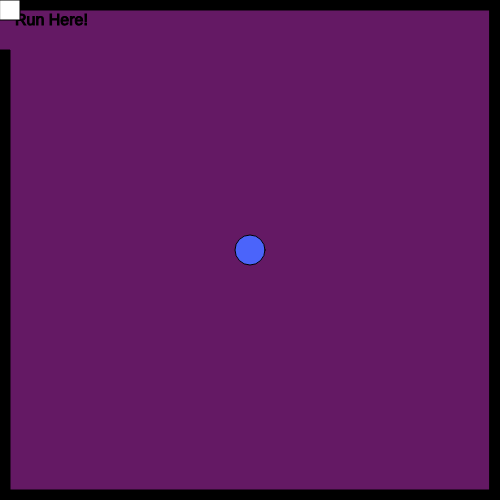
Frame 1 (no input)
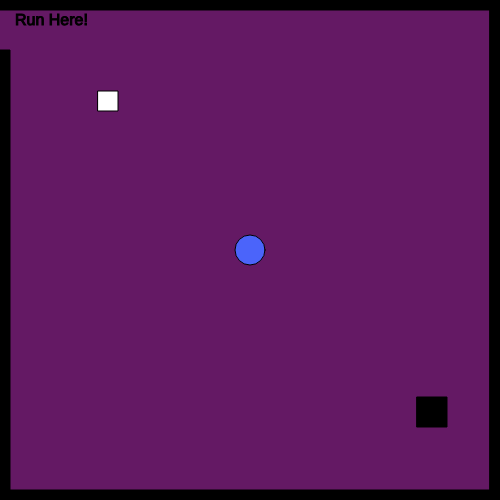
Frame 60 (no input)
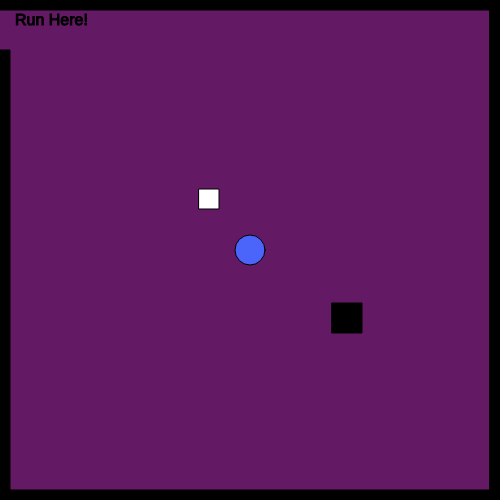
Frame 120 (the mouse pressed at the canvas centre since frame 60)

The p5.js sketch that drew these frames (run headless with seeded random() and noise() and a simulated clock; from frame 60 on, the mouse is pressed at the canvas centre):

// p5.js sketch
// ── sketch.js
// character x and y
var heroX = 100;
var heroY = 100;

// key code variables
var w = 87; 
var s = 83;
var a = 65;
var d = 68;

// enemy 1: variables
var enemyX = 0;
var enemyY = 0;
var enemyXSpeed;
var enemyYSpeed;

// enemy 2: variables
var enemy2X = 500;
var enemy2Y = 500;
var enemy2XSpeed;
var enemy2YSpeed;

// mouse click shape
var mouseShapeX;
var mouseShapeY;

function setup()
{
  createCanvas(500, 500);
    createHero(250,250);
}

function draw()
{
    background(100,25,100);
    stroke(0);
    fill(0);
    
    // call createBorders function
    createBorders(10);

    // exit message
    textSize(16);
    text("Run Here!", width - 485,height - 475)

    // createHero(250,250);
    drawHero();
    heroMovement();

    // enemy 1
    fill(255);
    square(enemyX, enemyY, 20);
  
    // enemy 2
    fill(0)
    square(enemy2X, enemy2Y, 30);

     // enemy 1: random starting speed
     enemyXSpeed = Math.floor(Math.random() * (Math.floor(Math.random() * 5)) + 1);
     enemyYSpeed = Math.floor(Math.random() * (Math.floor(Math.random() * 5)) + 1);
     // enemy 2: random starting speed
     enemy2XSpeed = Math.floor(Math.random() * (Math.floor(Math.random() * 5)) + 1);
     enemy2YSpeed = Math.floor(Math.random() * (Math.floor(Math.random() * 5)) + 1);

    // enemy 1: movement
    enemyX += enemyXSpeed;
    enemyY += enemyYSpeed;
    // enemy 2: movement
    enemy2X -= enemy2XSpeed;
    enemy2Y -= enemy2YSpeed;
    
    // enemy 1: boundary check
    if(enemyX > width)
    {
        enemyX = 0;
    }
    if(enemyX < 0)
    {
        enemyX = width;
    }
    if(enemyY > height)
    {
        enemyY = 0;
    }
    if(enemyY < 0)
    {
        enemyY = height;
    }

  // enemy 2: boundary check
    if(enemy2X > width)
    {
        enemy2X = 500;
    }
    if(enemy2X < 0)
    {
        enemy2X = width;
    }
    if(enemy2Y > height)
    {
        enemy2Y = 500;
    }
    if(enemy2Y < 0)
    {
        enemy2Y = height;
    }

    // exit check!
    if((heroX <= 5) && (heroY <= 50))
    {
        fill(0);
        stroke(5);
        textSize(30);
        text("You're Saved!!", width/2 - 100, height/2);
    }

    // create mouse click shape
    fill(0);
    circle(mouseShapeX, mouseShapeY, 5);
}

function heroMovement()
{
    // handle the keys
    if(keyIsDown(w))
    {
        heroY -= 3;   
    }
    if(keyIsDown(s))
    {
        heroY += 3;   
    }
    if(keyIsDown(a))
    {
        heroX -= 3;   
    }
    if(keyIsDown(d))
    {
        heroX += 3;   
    }
}

function createHero(x,y)
{
    heroX = x;
    heroY = y;
    console.log(heroX);
    //character
    
   // circle(characterX,characterY,25);
}

function drawHero()
{
    fill(75,100,250);
    circle(heroX,heroY,30);
}

function createBorders(thickness)
{
    // top border
    rect(0,0,width,thickness);
    // left border
    rect(0,50,thickness,height);
    // bottom border
    rect(0, height - thickness,width,thickness);
    // right upper border
    rect(width - thickness,0,thickness,height);
}

function mouseClicked()
{
    mouseShapeX = mouseX;
    mouseShapeY = mouseY;
}

/*
function keyPressed() 
  {
    if (keyCode === LEFT_ARROW) {
        characterX -= 10;
    } 
    else if (keyCode === RIGHT_ARROW) {
        characterX += 10;
    }
    else if (keyCode === UP_ARROW) {
        characterY -= 10;
    }
    else if (keyCode === DOWN_ARROW) {
        characterY += 10;
    }

  }
*/
